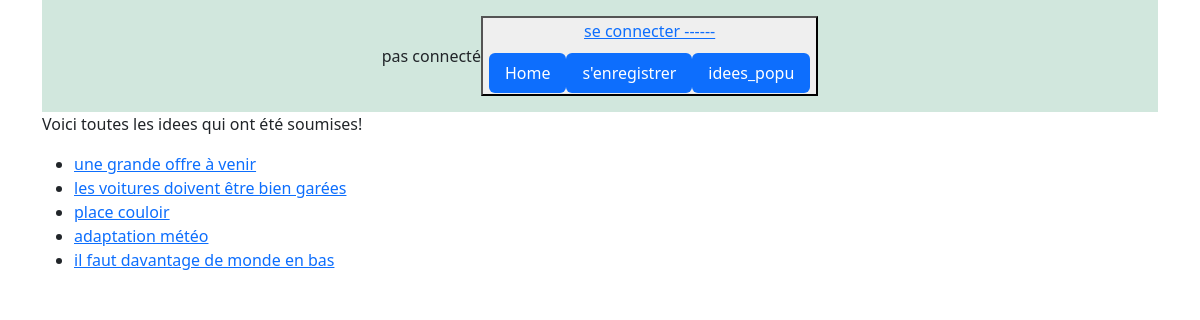
Screenshot of /ppale/liste_ideas/ with the database file from the repository.
### ppale/models.py (models this page shows, shortened)
class Idee(models.Model):
    formulation = models.CharField(max_length=100)
    detail = models.CharField(max_length=200, null=True)
    auteur = models.ForeignKey(User, on_delete=models.CASCADE)
    score = models.IntegerField(default=100, blank=True)
    class Meta:
        verbose_name_plural = 'Idee'

### ppale/views.py (the view)
# urls.py: path('liste_ideas/', views.IdeasListView.as_view(), name='liste_ideas'),
class IdeasListView(ListView):
    model = Idee
    template_name = "ppale/liste_idees.html"
    context_object_name = "ideas"

### ppale/templates/ppale/liste_idees.html
{% extends 'base.html' %}
{%block content %}
<div class="container">
    <p> Voici toutes les idees qui ont été soumises!</p>
    <ul>
        {% for idee in  ideas %}
            <li>
                <a href="/ppale/idee_detail/{{idee.id}}">{{idee.formulation}}</a>
            </li>
        {% endfor %}
    </ul>
</div>
{% endblock content %}

### rows the page displays
Idee: formulation "une grande offre à venir"
Idee: formulation "les voitures doivent être bien garées"
Idee: formulation "place couloir"
Idee: formulation "adaptation météo"
Idee: formulation "il faut davantage de monde en bas"
